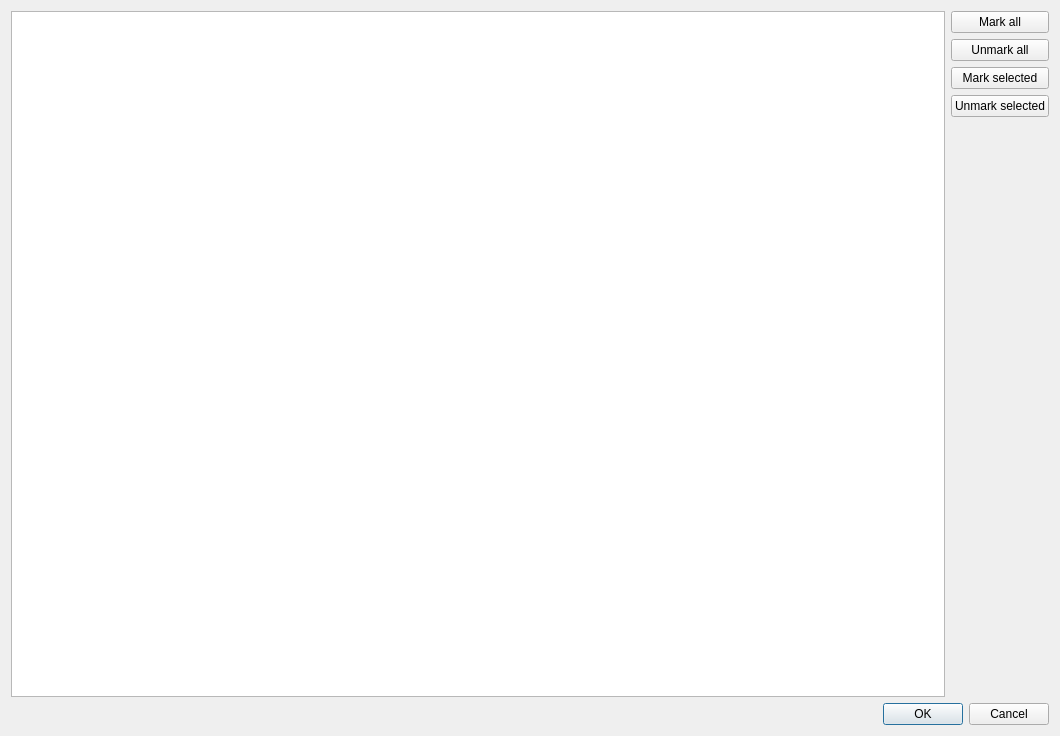
<?xml version="1.0" encoding="UTF-8"?>
<ui version="4.0">
 <class>TracksSelectorDialog</class>
 <widget class="QDialog" name="TracksSelectorDialog">
  <property name="geometry">
   <rect>
    <x>0</x>
    <y>0</y>
    <width>1060</width>
    <height>736</height>
   </rect>
  </property>
  <property name="windowTitle">
   <string>Listened tracks</string>
  </property>
  <layout class="QVBoxLayout" name="verticalLayout_2">
   <item>
    <layout class="QHBoxLayout" name="horizontalLayout">
     <item>
      <widget class="QTableView" name="Tracks_">
       <property name="alternatingRowColors">
        <bool>true</bool>
       </property>
       <attribute name="horizontalHeaderDefaultSectionSize">
        <number>23</number>
       </attribute>
       <attribute name="horizontalHeaderStretchLastSection">
        <bool>true</bool>
       </attribute>
       <attribute name="verticalHeaderDefaultSectionSize">
        <number>20</number>
       </attribute>
      </widget>
     </item>
     <item>
      <layout class="QVBoxLayout" name="ButtonsLayout_">
       <item>
        <widget class="QPushButton" name="MarkAll_">
         <property name="text">
          <string>Mark all</string>
         </property>
         <property name="icon">
          <iconset theme="edit-select-all"/>
         </property>
        </widget>
       </item>
       <item>
        <widget class="QPushButton" name="UnmarkAll_">
         <property name="text">
          <string>Unmark all</string>
         </property>
         <property name="icon">
          <iconset theme="edit-select-none"/>
         </property>
        </widget>
       </item>
       <item>
        <widget class="QPushButton" name="MarkSelected_">
         <property name="text">
          <string>Mark selected</string>
         </property>
         <property name="icon">
          <iconset theme="list-add"/>
         </property>
        </widget>
       </item>
       <item>
        <widget class="QPushButton" name="UnmarkSelected_">
         <property name="text">
          <string>Unmark selected</string>
         </property>
         <property name="icon">
          <iconset theme="list-remove"/>
         </property>
        </widget>
       </item>
       <item>
        <spacer name="verticalSpacer">
         <property name="orientation">
          <enum>Qt::Vertical</enum>
         </property>
         <property name="sizeHint" stdset="0">
          <size>
           <width>20</width>
           <height>40</height>
          </size>
         </property>
        </spacer>
       </item>
      </layout>
     </item>
    </layout>
   </item>
   <item>
    <widget class="QDialogButtonBox" name="buttonBox">
     <property name="orientation">
      <enum>Qt::Horizontal</enum>
     </property>
     <property name="standardButtons">
      <set>QDialogButtonBox::Cancel|QDialogButtonBox::Ok</set>
     </property>
    </widget>
   </item>
  </layout>
 </widget>
 <resources/>
 <connections>
  <connection>
   <sender>buttonBox</sender>
   <signal>accepted()</signal>
   <receiver>TracksSelectorDialog</receiver>
   <slot>accept()</slot>
   <hints>
    <hint type="sourcelabel">
     <x>248</x>
     <y>254</y>
    </hint>
    <hint type="destinationlabel">
     <x>157</x>
     <y>274</y>
    </hint>
   </hints>
  </connection>
  <connection>
   <sender>buttonBox</sender>
   <signal>rejected()</signal>
   <receiver>TracksSelectorDialog</receiver>
   <slot>reject()</slot>
   <hints>
    <hint type="sourcelabel">
     <x>316</x>
     <y>260</y>
    </hint>
    <hint type="destinationlabel">
     <x>286</x>
     <y>274</y>
    </hint>
   </hints>
  </connection>
 </connections>
</ui>
